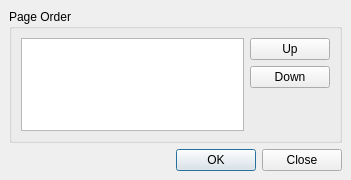
<ui version="4.0" >
 <comment>*********************************************************************
**
** Copyright (C) 1992-$THISYEAR$ $TROLLTECH$. All rights reserved.
**
** This file is part of the $MODULE$ of the Qt Toolkit.
**
** $TROLLTECH_DUAL_LICENSE$
**
** This file is provided AS IS with NO WARRANTY OF ANY KIND, INCLUDING THE
** WARRANTY OF DESIGN, MERCHANTABILITY AND FITNESS FOR A PARTICULAR PURPOSE.
**
*********************************************************************</comment>
 <class>OrderDialog</class>
 <widget class="QDialog" name="OrderDialog" >
  <property name="geometry" >
   <rect>
    <x>0</x>
    <y>0</y>
    <width>351</width>
    <height>180</height>
   </rect>
  </property>
  <property name="windowTitle" >
   <string>Change Page Order</string>
  </property>
  <layout class="QVBoxLayout" >
   <property name="margin" >
    <number>9</number>
   </property>
   <property name="spacing" >
    <number>6</number>
   </property>
   <item>
    <widget class="QGroupBox" name="groupBox" >
     <property name="title" >
      <string>Page Order</string>
     </property>
     <layout class="QHBoxLayout" >
      <property name="margin" >
       <number>9</number>
      </property>
      <property name="spacing" >
       <number>6</number>
      </property>
      <item>
       <widget class="QListWidget" name="pageList" />
      </item>
      <item>
       <layout class="QVBoxLayout" >
        <property name="margin" >
         <number>0</number>
        </property>
        <property name="spacing" >
         <number>6</number>
        </property>
        <item>
         <widget class="QPushButton" name="upButton" >
          <property name="text" >
           <string>Up</string>
          </property>
         </widget>
        </item>
        <item>
         <widget class="QPushButton" name="downButton" >
          <property name="text" >
           <string>Down</string>
          </property>
         </widget>
        </item>
        <item>
         <spacer>
          <property name="sizePolicy" >
           <sizepolicy>
            <hsizetype>0</hsizetype>
            <vsizetype>7</vsizetype>
            <horstretch>0</horstretch>
            <verstretch>0</verstretch>
           </sizepolicy>
          </property>
          <property name="orientation" >
           <enum>Qt::Vertical</enum>
          </property>
          <property name="sizeHint" >
           <size>
            <width>20</width>
            <height>99</height>
           </size>
          </property>
         </spacer>
        </item>
       </layout>
      </item>
     </layout>
    </widget>
   </item>
   <item>
    <widget class="QDialogButtonBox" name="buttonBox" >
     <property name="orientation" >
      <enum>Qt::Horizontal</enum>
     </property>
     <property name="standardButtons" >
      <set>QDialogButtonBox::Close|QDialogButtonBox::NoButton|QDialogButtonBox::Ok</set>
     </property>
    </widget>
   </item>
  </layout>
 </widget>
 <resources/>
 <connections>
  <connection>
   <sender>buttonBox</sender>
   <signal>accepted()</signal>
   <receiver>OrderDialog</receiver>
   <slot>accept()</slot>
   <hints>
    <hint type="sourcelabel" >
     <x>50</x>
     <y>163</y>
    </hint>
    <hint type="destinationlabel" >
     <x>6</x>
     <y>151</y>
    </hint>
   </hints>
  </connection>
  <connection>
   <sender>buttonBox</sender>
   <signal>rejected()</signal>
   <receiver>OrderDialog</receiver>
   <slot>reject()</slot>
   <hints>
    <hint type="sourcelabel" >
     <x>300</x>
     <y>160</y>
    </hint>
    <hint type="destinationlabel" >
     <x>348</x>
     <y>148</y>
    </hint>
   </hints>
  </connection>
 </connections>
</ui>
